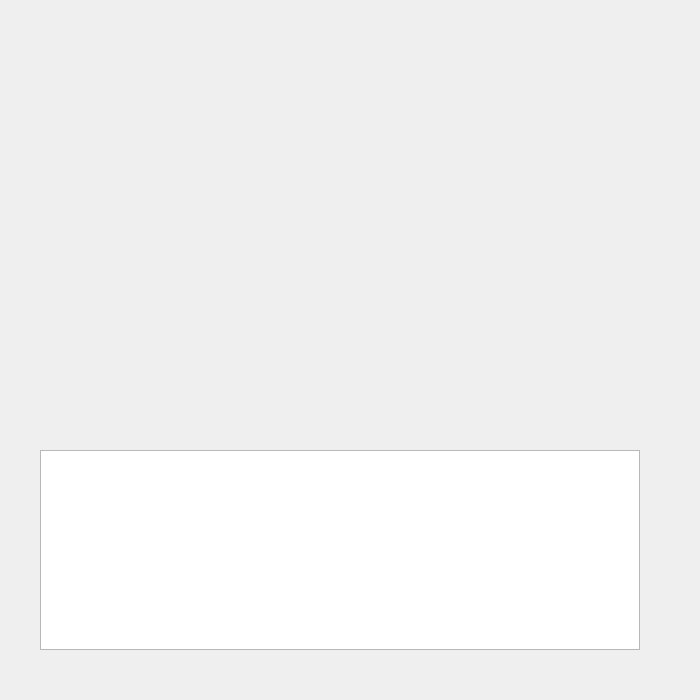
<?xml version="1.0" encoding="UTF-8"?>
<ui version="4.0">
 <class>Book_Ditails</class>
 <widget class="QWidget" name="Book_Ditails">
  <property name="geometry">
   <rect>
    <x>0</x>
    <y>0</y>
    <width>700</width>
    <height>700</height>
   </rect>
  </property>
  <property name="windowTitle">
   <string>Book_Ditails</string>
  </property>
  <widget class="Book_Information" name="widget" native="true">
   <property name="geometry">
    <rect>
     <x>39</x>
     <y>30</y>
     <width>600</width>
     <height>400</height>
    </rect>
   </property>
  </widget>
  <widget class="QTableWidget" name="table_list">
   <property name="geometry">
    <rect>
     <x>40</x>
     <y>450</y>
     <width>600</width>
     <height>200</height>
    </rect>
   </property>
  </widget>
 </widget>
 <customwidgets>
  <customwidget>
   <class>Book_Information</class>
   <extends>QWidget</extends>
   <header location="global">book_information.h</header>
   <container>1</container>
  </customwidget>
 </customwidgets>
 <resources/>
 <connections/>
</ui>
